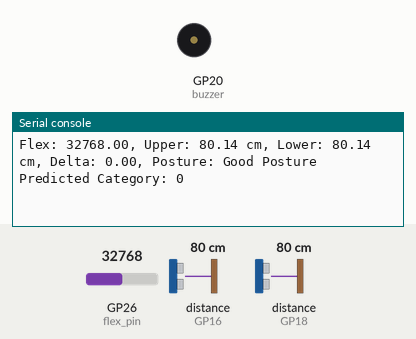
Simulated run of this program. Board: Raspberry Pi Pico running MicroPython. Parts: buzzer (waves = sounding, pin HIGH), the last lines printed to the serial console. The inputs (shaded band) are chosen by the test bench; at power-on: distance to the obstacle (sensors on GP16, GP18) 80 cm, GP26 (flex_pin) = 32768 (analog values on the 0–65535 scale). The echo pulse lasts 58.3 µs per cm; pins used as bus, display or sensor lines are not drawn.

Above: at 1.2 s.
1.3 s: distance to the obstacle (sensor on GP16) set to 87 cm
At 4.3 s:
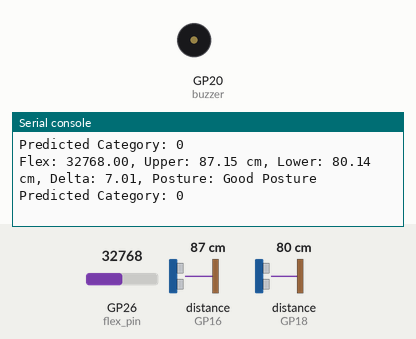
5.2 s: distance to the obstacle (sensor on GP16) set to 95 cm
At 8.0 s:
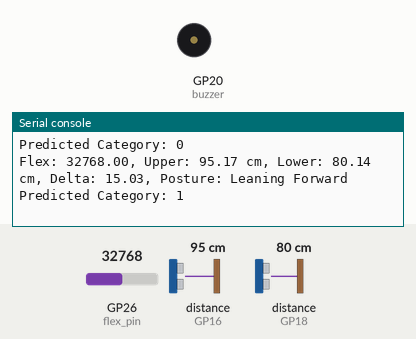
12.4 s: GP26 (flex_pin) set to 2441
At 16.4 s:
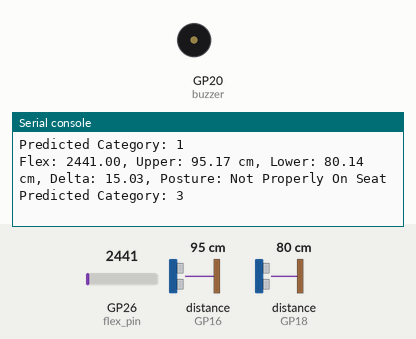
19.5 s: distance to the obstacle (sensor on GP18) set to 120 cm
At 23.6 s:
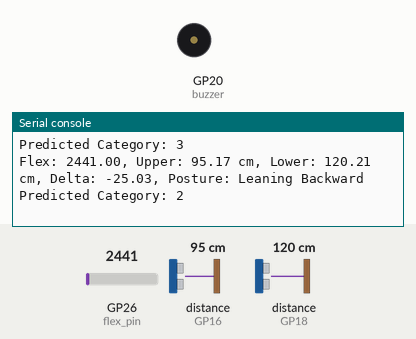
27.3 s: distance to the obstacle (sensor on GP18) set to 2 cm
At 31.9 s:
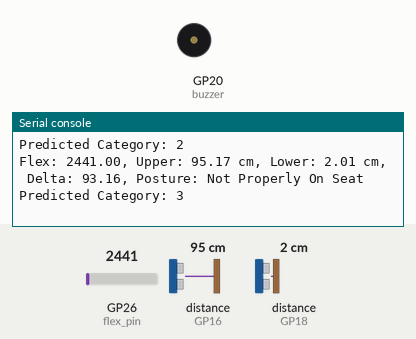
Timing chart, 0 to 33.4 s (numbered marks = the images above; inputs shaded):
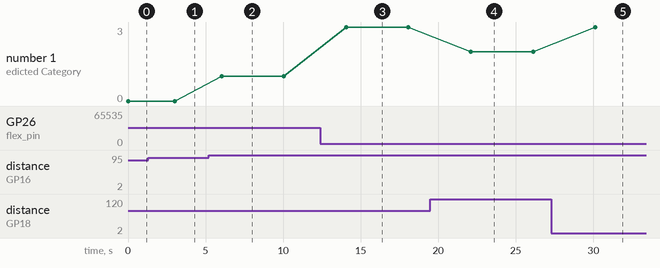

Measured:
- after the input at 1.3 s, the serial console: prints a new line after 1.7 s (image 1)
- after the input at 5.2 s, the serial console: prints a new line after 0.84 s (image 2)
- after the input at 12.4 s, the serial console: prints a new line after 1.7 s (image 3)
- after the input at 19.5 s, the serial console: prints a new line after 2.6 s (image 4)
- after the input at 27.3 s, the serial console: prints a new line after 2.8 s (image 5)
- plotted number 1: 0 → 1 after the input at 5.2 s, 1 → 3 after the input at 12.4 s, 3 → 2 after the input at 19.5 s, 2 → 3 after the input at 27.3 s

The program:

run_model.py
```python
from machine import ADC, Pin
import time
from ultrasonic import HCSR04
from Posture import RandomForestClassifier
from buzzer import buzz_for_one_second

# Define the analog pin for the flex sensor
flex_pin = ADC(Pin(26))

# Initialize the ultrasonic sensors
ultrasonic_sensor1 = HCSR04(trigger_pin=15, echo_pin=16)
ultrasonic_sensor2 = HCSR04(trigger_pin=19, echo_pin=18)

# Initialize the classifier
clf = RandomForestClassifier()

# Mapping of numeric predictions to posture names
posture_map = {
    0: "Good Posture",
    1: "Leaning Forward",
    2: "Leaning Backward",
    3: "Not Properly On Seat"
}

# Initialize lists for sliding window of sensor readings (10 seconds with 1-second interval = 10 samples)
window_size = 10
flex_window, distance1_window, distance2_window = [], [], []

def average_window(window):
    return sum(window) / len(window) if window else 0

while True:
    # Collect samples every 0.1 seconds
    flex_samples, distance1_samples, distance2_samples = [], [], []

    # Read sensor values
    sensor1_value = abs(ultrasonic_sensor1.distance_cm())
    sensor2_value = abs(ultrasonic_sensor2.distance_cm())
    flex_sensor_value = abs(flex_pin.read_u16())

    # Compute delta
    delta = sensor1_value - sensor2_value

    # Prepare the input for the model
    input_features = (flex_sensor_value, delta)

    # Predict using the custom RandomForest model
    prediction = clf.predict(input_features)  # Ensure that your Posture.py has a 'predict' method that accepts the proper format
    current_posture = posture_map.get(prediction, "Unknown")
    # Output the prediction result
    print(f"Flex: {flex_sensor_value:.2f}, Upper: {sensor1_value:.2f} cm, Lower: {sensor2_value:.2f} cm, Delta: {delta:.2f}, Posture: {current_posture}")
#
    print("Predicted Category:", prediction)
    if prediction != 0:
        buzz_for_one_second()

    time.sleep(3)

#     for _ in range(10):
#         # Read sensor values
#         flex_samples.append(flex_pin.read_u16())
#         distance1_samples.append(ultrasonic_sensor1.distance_cm())
#         distance2_samples.append(ultrasonic_sensor2.distance_cm())
#         time.sleep(0.1)
#
#     # Calculate averages of the samples
#     avg_flex = average_window(flex_samples)
#     avg_distance1 = average_window(distance1_samples)
#     avg_distance2 = average_window(distance2_samples)
#
#     # Add averages to the sliding window
#     flex_window.append(avg_flex)
#     distance1_window.append(avg_distance1)
#     distance2_window.append(avg_distance2)
#
#     # Maintain sliding window size
#     if len(flex_window) > window_size:
#         flex_window.pop(0)
#     if len(distance1_window) > window_size:
#         distance1_window.pop(0)
#     if len(distance2_window) > window_size:
#         distance2_window.pop(0)
#
#     # Prepare current readings as input features
#     avg_flex_window = average_window(flex_window)
#     avg_distance1_window = average_window(distance1_window)
#     avg_distance2_window = average_window(distance2_window)
#
#     # Derive additional features (velocities)
#     vel_flex = flex_window[-1] - flex_window[-2] if len(flex_window) > 1 else 0
#     vel_distance1 = distance1_window[-1] - distance1_window[-2] if len(distance1_window) > 1 else 0
#     vel_distance2 = distance2_window[-1] - distance2_window[-2] if len(distance2_window) > 1 else 0
#
#     # Ensure all 6 features are included
#     input_features = [avg_flex_window, avg_distance1_window, avg_distance2_window, vel_flex, vel_distance1, vel_distance2]
#
#     # Debugging information
#     print("Input features:", input_features)
#
#     # Validate input features length (should be the expected feature length)
#     expected_length = 6  # Update this based on your actual model's expected input length
#     if len(input_features) != expected_length:
#         print(f"Error: Expected input features length {expected_length}, but got {len(input_features)}")
#         continue
#
#     # Predict posture using the trained model
#     try:
#         prediction = clf.predict(input_features)  # Pass input_features as a list of lists
#         print("Prediction result:", prediction)  # Debugging information
#         current_posture = posture_map.get(prediction, "Unknown")  # Map the prediction to the posture name
#     except Exception as e:
#         print("Error during prediction:", e)
#         current_posture = "Unknown"
#
#     # Print sensor values with labels
#     print(f"Flex: {avg_flex_window:.2f}, Ultrasonic1: {avg_distance1_window:.2f} cm, Ultrasonic2: {avg_distance2_window:.2f} cm, Posture: {current_posture}")
#
    # Wait for 1 second before the next set of readings
    #time.sleep(1)
```

ultrasonic.py
```python
import machine, time
from machine import Pin

__version__ = '0.2.0'
__author__ = 'Roberto Sánchez'
__license__ = "Apache License 2.0. https://www.apache.org/licenses/LICENSE-2.0"

class HCSR04:
    """
    Driver to use the untrasonic sensor HC-SR04.
    The sensor range is between 2cm and 4m.

    The timeouts received listening to echo pin are converted to OSError('Out of range')
    """

    def __init__(self, trigger_pin, echo_pin, echo_timeout_us=500*2*30):
        """
        trigger_pin: Output pin to send pulses
        echo_pin: Readonly pin to measure the distance. The pin should be protected with 1k resistor
        echo_timeout_us: Timeout in microseconds to listen to echo pin.
        By default is based in sensor limit range (4m)
        """
        self.echo_timeout_us = echo_timeout_us
        # Init trigger pin (out)
        self.trigger = Pin(trigger_pin, mode=Pin.OUT, pull=None)
        self.trigger.value(0)

        # Init echo pin (in)
        self.echo = Pin(echo_pin, mode=Pin.IN, pull=None)

    def _send_pulse_and_wait(self):
        """
        Send the pulse to trigger and listen on echo pin.
        We use the method `machine.time_pulse_us()` to get the microseconds until the echo is received.
        """
        self.trigger.value(0) # Stabilize the sensor
        time.sleep_us(5)
        self.trigger.value(1)
        # Send a 10us pulse.
        time.sleep_us(10)
        self.trigger.value(0)
        try:
            pulse_time = machine.time_pulse_us(self.echo, 1, self.echo_timeout_us)
            return pulse_time
        except OSError as ex:
            if ex.args[0] == 110: # 110 = ETIMEDOUT
                raise OSError('Out of range')
            raise ex

    def distance_mm(self):
        """
        Get the distance in millimeters without floating point operations.
        """
        pulse_time = self._send_pulse_and_wait()
        mm = pulse_time * 100 // 582
        return mm

    def distance_cm(self):
        """
        Get the distance in centimeters with floating point operations.
        It returns a float
        """
        pulse_time = self._send_pulse_and_wait()
        cms = (pulse_time / 2) / 29.1
        return cms
```

Posture.py
```python
try:
    from time import ticks_us, ticks_diff
except ImportError:
    from time import time_ns

    def ticks_us(): return int(time_ns() * 1000)
    def ticks_diff(a, b): return a - b

class RandomForestClassifier:
    """
    # RandomForestClassifier(bootstrap=True, ccp_alpha=0.0, class_name=RandomForestClassifier, class_weight=None, criterion=gini, estimator=DecisionTreeClassifier(), estimator_params=('criterion', 'max_depth', 'min_samples_split', 'min_samples_leaf', 'min_weight_fraction_leaf', 'max_features', 'max_leaf_nodes', 'min_impurity_decrease', 'random_state', 'ccp_alpha', 'monotonic_cst'), max_depth=4, max_features=sqrt, max_leaf_nodes=None, max_samples=None, min_impurity_decrease=0.0, min_samples_leaf=1, min_samples_split=2, min_weight_fraction_leaf=0.0, monotonic_cst=None, n_estimators=5, n_jobs=None, num_outputs=4, oob_score=False, package_name=everywhereml.sklearn.ensemble, random_state=42, template_folder=everywhereml/sklearn/ensemble, verbose=0, warm_start=False)
    """

    def __init__(self):
        """
        Constructor
        """
        self.latency = 0
        self.predicted_value = -1

        self.votes = [0.00000000000, 0.00000000000, 0.00000000000, 0.00000000000]

    def predict(self, x):
        """
        Predict output from input vector
        """
        self.predicted_value = -1
        started_at = ticks_us()

        self.votes = [0.00000000000, 0.00000000000, 0.00000000000, 0.00000000000]

        idx, score = self.tree0(x)
        self.votes[idx] += score

        idx, score = self.tree1(x)
        self.votes[idx] += score

        idx, score = self.tree2(x)
        self.votes[idx] += score

        idx, score = self.tree3(x)
        self.votes[idx] += score

        idx, score = self.tree4(x)
        self.votes[idx] += score

        # get argmax of votes
        max_vote = max(self.votes)
        self.predicted_value = next(i for i, v in enumerate(self.votes) if v == max_vote)

        self.latency = ticks_diff(ticks_us(), started_at)
        return self.predicted_value

    def latencyInMicros(self):
        """
        Get latency in micros
        """
        return self.latency

    def latencyInMillis(self):
        """
        Get latency in millis
        """
        return self.latency // 1000

    def tree0(self, x):
        """
        Random forest's tree #0
        """
        if x[1] < 4.620000004768372:
            if x[0] < 3296.0:
                if x[1] < -24.55500030517578:
                    if x[1] < -24.75:
                        return 2, 0.25
                    else:
                        return 3, 0.3
                else:
                    if x[1] < -18.0600004196167:
                        return 2, 0.25
                    else:
                        return 2, 0.25
            else:
                if x[0] < 5489.0:
                    if x[0] < 4761.0:
                        return 1, 0.18571428571428572
                    else:
                        return 1, 0.18571428571428572
                else:
                    if x[1] < -4.2200000286102295:
                        return 0, 0.2642857142857143
                    else:
                        return 0, 0.2642857142857143
        else:
            if x[1] < 7.710000038146973:
                if x[0] < 2072.0:
                    return 0, 0.2642857142857143
                else:
                    return 3, 0.3
            else:
                if x[0] < 3032.0:
                    return 3, 0.3
                else:
                    if x[1] < 11.414999961853027:
                        return 0, 0.2642857142857143
                    else:
                        return 1, 0.18571428571428572

    def tree1(self, x):
        """
        Random forest's tree #1
        """
        if x[0] < 3240.0:
            if x[0] < 2744.0:
                if x[0] < 2336.0:
                    if x[0] < 2200.0:
                        return 2, 0.21428571428571427
                    else:
                        return 2, 0.21428571428571427
                else:
                    if x[1] < -6.429999828338623:
                        return 2, 0.21428571428571427
                    else:
                        return 3, 0.24285714285714285
            else:
                return 2, 0.21428571428571427
        else:
            if x[1] < -4.134999990463257:
                if x[0] < 5537.0:
                    return 1, 0.2571428571428571
                else:
                    return 0, 0.2857142857142857
            else:
                if x[1] < 11.414999961853027:
                    return 0, 0.2857142857142857
                else:
                    return 1, 0.2571428571428571

    def tree2(self, x):
        """
        Random forest's tree #2
        """
        if x[0] < 3152.0:
            if x[1] < 1.8849999904632568:
                if x[1] < -18.0600004196167:
                    if x[1] < -24.55500030517578:
                        return 3, 0.2714285714285714
                    else:
                        return 2, 0.2357142857142857
                else:
                    if x[0] < 1856.0:
                        return 3, 0.2714285714285714
                    else:
                        return 2, 0.2357142857142857
            else:
                if x[1] < 7.759999990463257:
                    if x[0] < 2072.0:
                        return 0, 0.34285714285714286
                    else:
                        return 3, 0.2714285714285714
                else:
                    if x[0] < 2624.0:
                        return 3, 0.2714285714285714
                    else:
                        return 1, 0.15
        else:
            if x[0] < 4801.0:
                if x[0] < 3896.0:
                    if x[1] < 2.309999942779541:
                        return 1, 0.15
                    else:
                        return 0, 0.34285714285714286
                else:
                    if x[1] < -2.415000017732382:
                        return 1, 0.15
                    else:
                        return 0, 0.34285714285714286
            else:
                if x[1] < -4.090000033378601:
                    if x[1] < -5.070000171661377:
                        return 0, 0.34285714285714286
                    else:
                        return 1, 0.15
                else:
                    return 0, 0.34285714285714286

    def tree3(self, x):
        """
        Random forest's tree #3
        """
        if x[0] < 3096.0:
            if x[0] < 1880.0:
                return 3, 0.2857142857142857
            else:
                if x[1] < 1.8849999904632568:
                    if x[1] < -24.55500030517578:
                        return 3, 0.2857142857142857
                    else:
                        return 2, 0.2642857142857143
                else:
                    if x[0] < 2072.0:
                        return 3, 0.2857142857142857
                    else:
                        return 3, 0.2857142857142857
        else:
            if x[0] < 5537.0:
                if x[1] < -3.350000023841858:
                    if x[1] < -5.81000018119812:
                        return 1, 0.22857142857142856
                    else:
                        return 1, 0.22857142857142856
                else:
                    if x[0] < 4785.0:
                        return 1, 0.22857142857142856
                    else:
                        return 0, 0.22142857142857142
            else:
                return 0, 0.22142857142857142

    def tree4(self, x):
        """
        Random forest's tree #4
        """
        if x[1] < 7.710000038146973:
            if x[1] < -1.5850000381469727:
                if x[1] < -6.194999933242798:
                    if x[0] < 3776.5:
                        return 2, 0.2357142857142857
                    else:
                        return 0, 0.2571428571428571
                else:
                    if x[1] < -4.004999995231628:
                        return 1, 0.21428571428571427
                    else:
                        return 2, 0.2357142857142857
            else:
                if x[1] < 1.7450000047683716:
                    return 0, 0.2571428571428571
                else:
                    if x[1] < 2.060000002384186:
                        return 2, 0.2357142857142857
                    else:
                        return 0, 0.2571428571428571
        else:
            if x[0] < 2976.0:
                return 3, 0.29285714285714287
            else:
                return 1, 0.21428571428571427
```

buzzer.py
```python
from machine import Pin
from time import sleep_us, ticks_us, ticks_diff

def buzz_for_one_second():
    buzzer = Pin(20, Pin.OUT)
    # get the current time in microseconds
    start_time = ticks_us()

    # generate a 500Hz on/off signal for 1 second
    while ticks_diff(ticks_us(), start_time) < 1_000_000:  # 1 second = 1,000,000 microseconds
        # this switches on for 1ms = 1000 us
        buzzer.on()
        sleep_us(1000)
        # this switches off for 1 ms = 1000 us
        buzzer.off()
        sleep_us(1000)

# Usage:
# Call the function with the appropriate pin number
#buzz_for_one_second()
```
